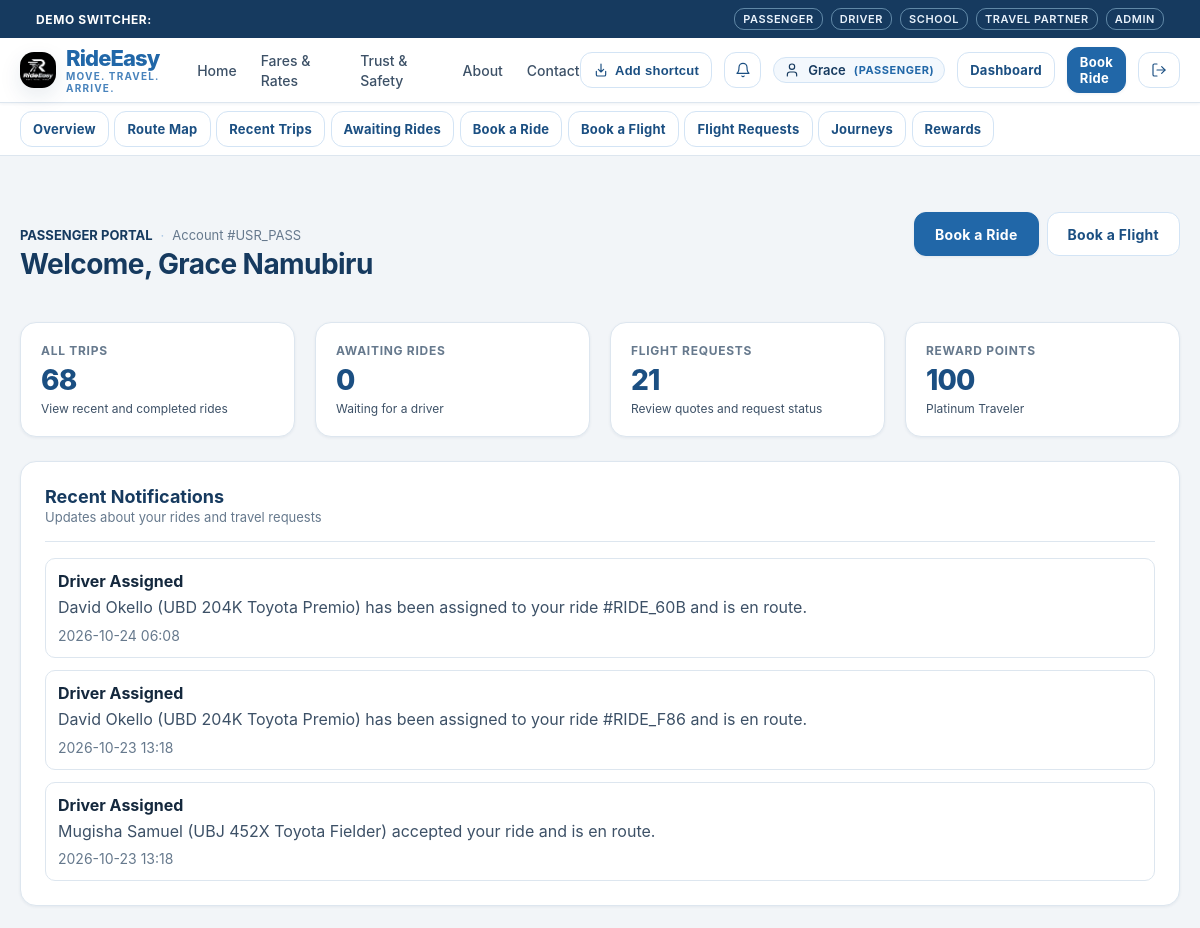
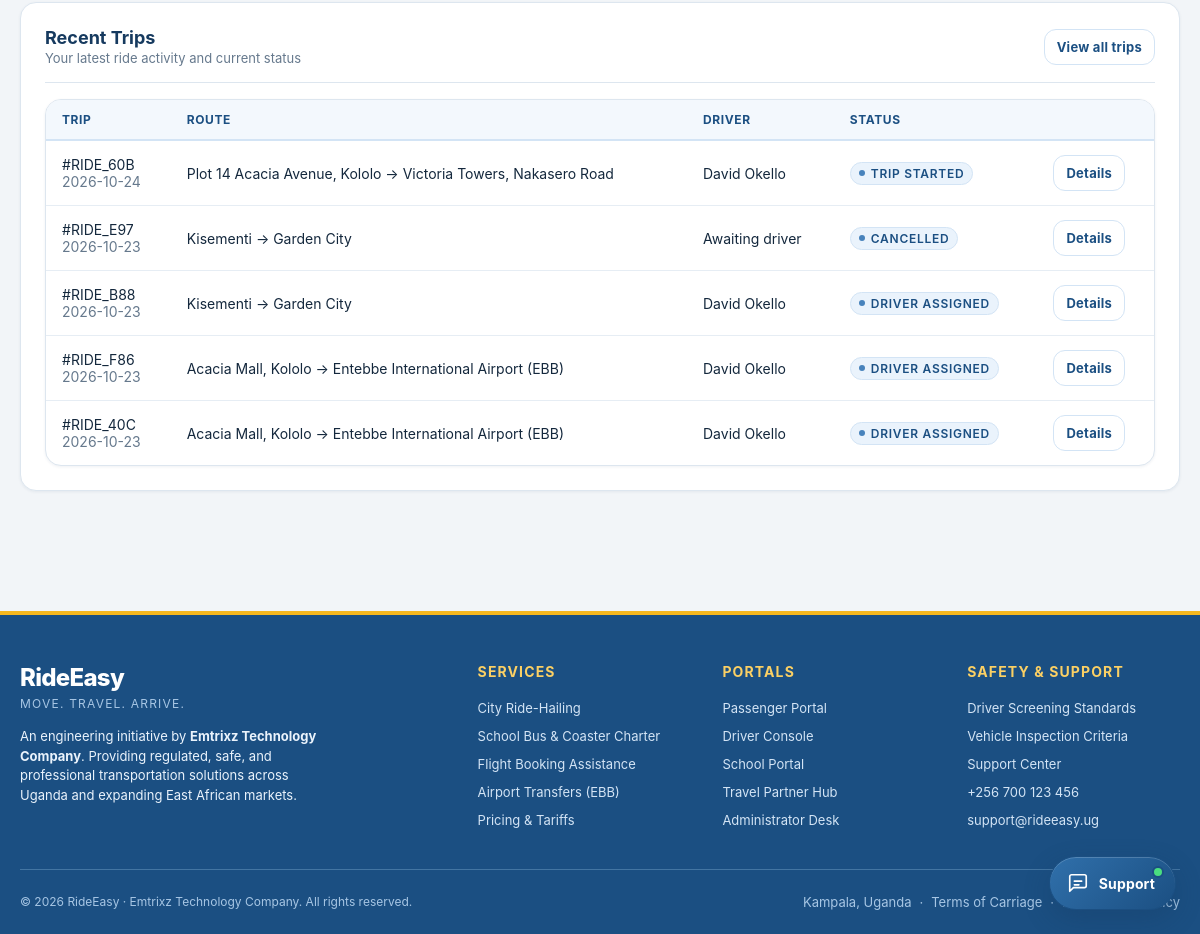
The page /passenger/dashboard (signed in) on the database as committed earlier (2 pictures, top to bottom).
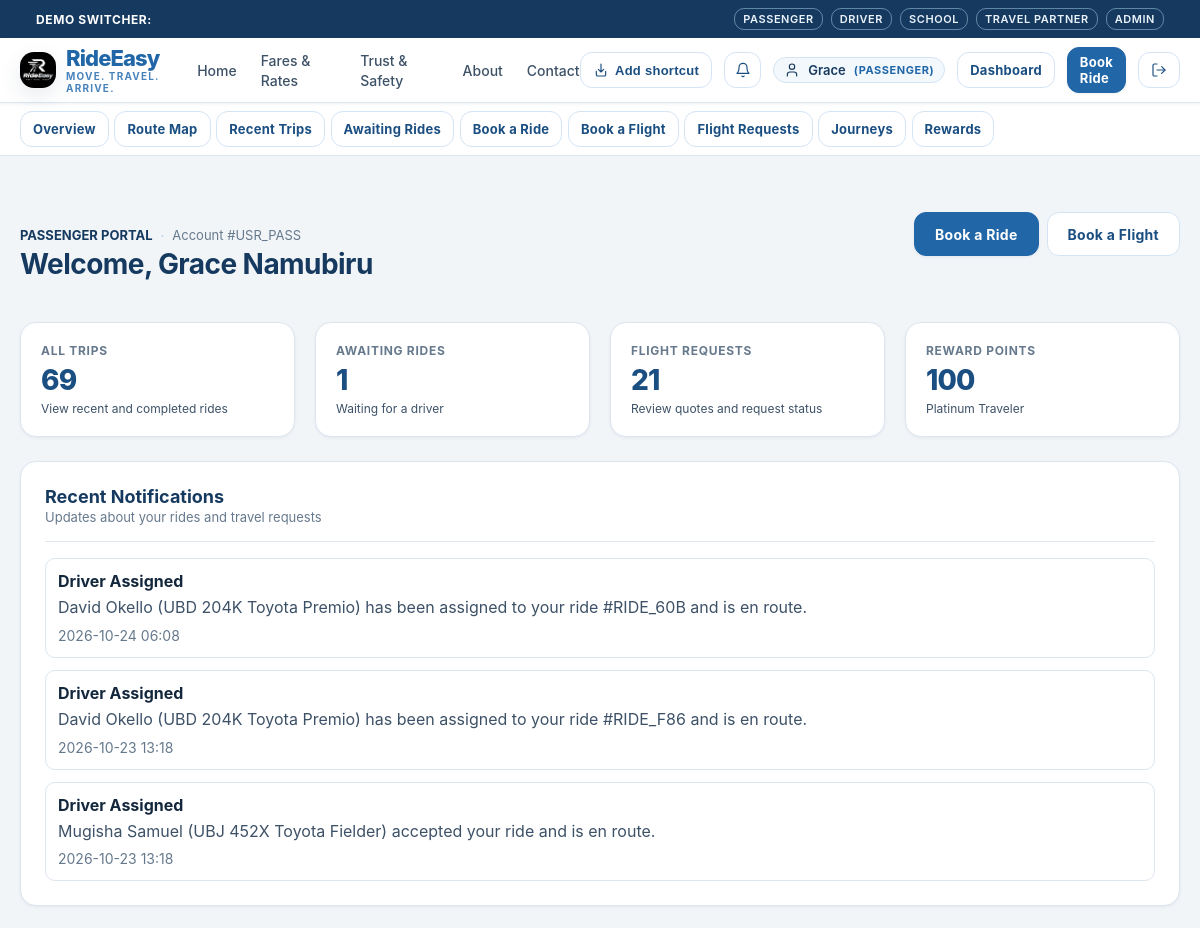
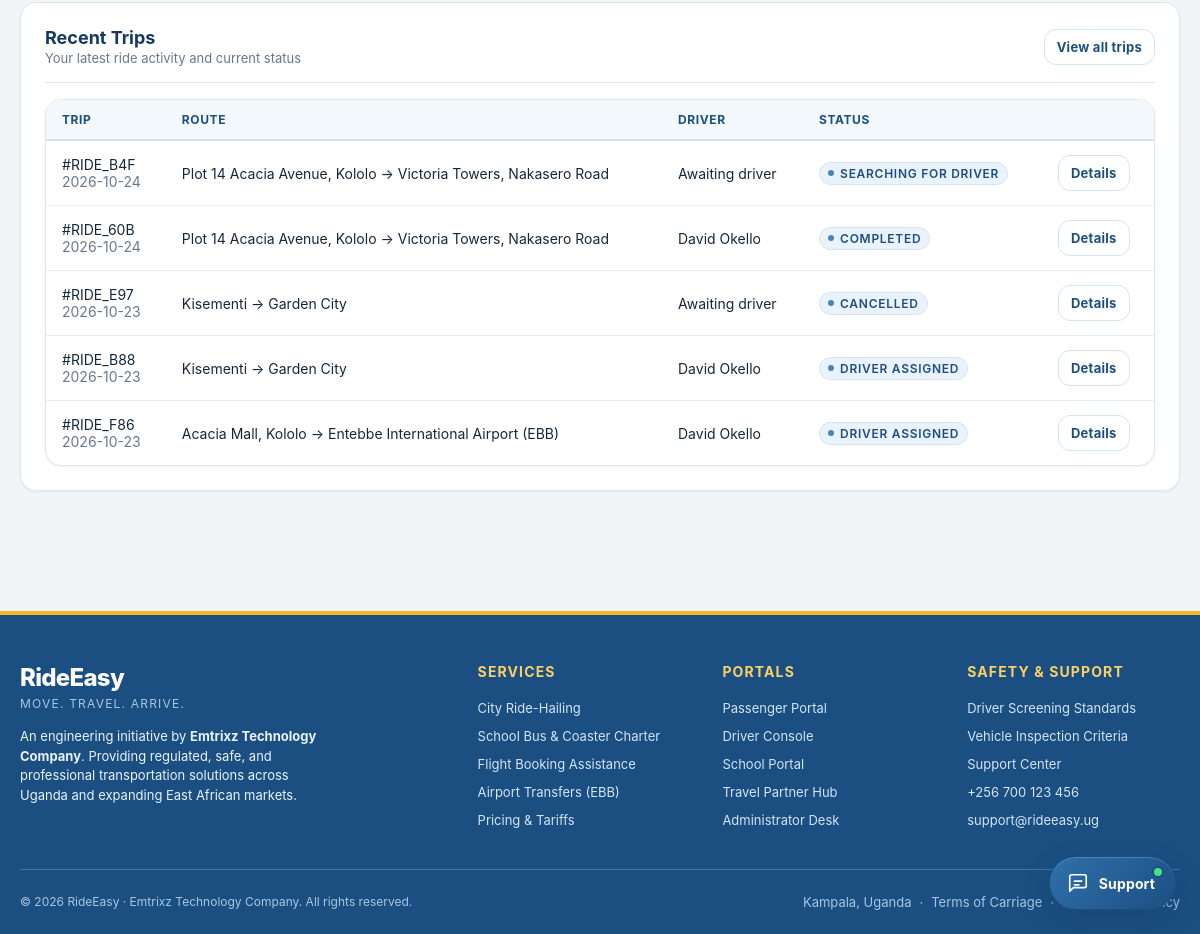
The same page on the database as committed later (2 pictures, top to bottom).
### tables this page shows
CREATE TABLE notifications (
    id TEXT PRIMARY KEY,
    user_id TEXT NOT NULL,
    title TEXT NOT NULL,
    message TEXT NOT NULL,
    type TEXT NOT NULL DEFAULT 'SYSTEM' CHECK(type IN ('DRIVER_ASSIGNED', 'RIDE_STATUS', 'CANCELLATION', 'REMINDER', 'SYSTEM')),
    is_read INTEGER NOT NULL DEFAULT 0,
    related_entity_id TEXT,
    created_at TIMESTAMP NOT NULL DEFAULT CURRENT_TIMESTAMP,
    FOREIGN KEY (user_id) REFERENCES users(id) ON DELETE CASCADE
);

CREATE TABLE rides (
    id TEXT PRIMARY KEY,
    passenger_id TEXT NOT NULL,
    driver_id TEXT,
    category TEXT NOT NULL CHECK(category IN ('BODA', 'ECONOMY', 'COMFORT', 'PREMIUM')),
    pickup_address TEXT NOT NULL,
    pickup_lat REAL NOT NULL,
    pickup_lng REAL NOT NULL,
    destination_address TEXT NOT NULL,
    destination_lat REAL NOT NULL,
    destination_lng REAL NOT NULL,
    estimated_distance_km REAL NOT NULL,
    estimated_fare_ugx INTEGER NOT NULL,
    final_fare_ugx INTEGER,
    payment_method TEXT NOT NULL DEFAULT 'CASH' CHECK(payment_method IN ('CASH', 'MTN_MOMO', 'AIRTEL_MONEY', 'CARD')),
    payment_status TEXT NOT NULL DEFAULT 'UNPAID' CHECK(payment_status IN ('UNPAID', 'PENDING', 'PAID')),
    status TEXT NOT NULL DEFAULT 'REQUESTED' CHECK(status IN (
        'REQUESTED',
        'SEARCHING_FOR_DRIVER',
        'DRIVER_ASSIGNED',
        'DRIVER_ARRIVING',
        'DRIVER_ARRIVED',
        'TRIP_STARTED',
        'TRIP_COMPLETED',
        'PAYMENT_PENDING',
        'COMPLETED',
        'CANCELLED'
    )),
    cancellation_reason TEXT,
    is_airport_ride INTEGER NOT NULL DEFAULT 0,
    related_journey_id TEXT,
    created_at TIMESTAMP NOT NULL DEFAULT CURRENT_TIMESTAMP,
    updated_at TIMESTAMP NOT NULL DEFAULT CURRENT_TIMESTAMP, cancelled_at TIMESTAMP, driver_response_status TEXT NOT NULL DEFAULT 'ACCEPTED' CHECK(driver_response_status IN ('PENDING', 'ACCEPTED', 'DECLINED')),
    FOREIGN KEY (passenger_id) REFERENCES users(id) ON DELETE CASCADE,
    FOREIGN KEY (driver_id) REFERENCES users(id),
    FOREIGN KEY (related_journey_id) REFERENCES confirmed_journeys(id)
);

CREATE TABLE users (
    id TEXT PRIMARY KEY,
    email TEXT UNIQUE NOT NULL,
    password_hash TEXT NOT NULL,
    role TEXT NOT NULL CHECK(role IN ('PASSENGER', 'DRIVER', 'SCHOOL', 'TRAVEL_COMPANY', 'ADMIN')),
    full_name TEXT NOT NULL,
    phone TEXT NOT NULL,
    is_active INTEGER NOT NULL DEFAULT 1,
    is_verified INTEGER NOT NULL DEFAULT 0,
    created_at TIMESTAMP NOT NULL DEFAULT CURRENT_TIMESTAMP,
    updated_at TIMESTAMP NOT NULL DEFAULT CURRENT_TIMESTAMP
, avatar_url TEXT DEFAULT '/static/images/default-avatar.svg');

### rideeasy/app/routes/passenger.py (the view)
@passenger_bp.route("/dashboard")
def dashboard():
    user = AuthService.get_current_user()
    db = get_db()
    overview_stats = {
        "rides": db.fetchone("SELECT COUNT(*) as count FROM rides WHERE passenger_id = ?", (user["id"],))["count"],
        "awaiting_rides": db.fetchone(
            "SELECT COUNT(*) as count FROM rides WHERE passenger_id = ? AND status IN ('REQUESTED', 'SEARCHING_FOR_DRIVER')",
            (user["id"],)
        )["count"],
        "flight_requests": db.fetchone("SELECT COUNT(*) as count FROM flight_requests WHERE passenger_id = ?", (user["id"],))["count"]
    }
    recent_rides = db.fetchall(
        """SELECT r.id, r.pickup_address, r.destination_address, r.status, r.created_at,
                  u.full_name as driver_name
        FROM rides r
        LEFT JOIN users u ON r.driver_id = u.id
        WHERE r.passenger_id = ?
        ORDER BY r.created_at DESC LIMIT 5""",
        (user["id"],)
    )
    notifications = NotificationService.get_user_notifications(user["id"], limit=10)
    rewards_summary = get_passenger_rewards_summary(user["id"], db)
    return render_template(
        "passenger/dashboard_overview.html",
        user=user,
        recent_rides=recent_rides,
        notifications=notifications,
        rewards_summary=rewards_summary,
        overview_stats=overview_stats
    )

### rideeasy/app/repositories/database.py (called while the page is built)
def get_db() -> Database:
    global _db_instance
    try:
        from flask import current_app, has_app_context
        if has_app_context():
            db_url = current_app.config.get("TURSO_DATABASE_URL", "")
            auth_token = current_app.config.get("TURSO_AUTH_TOKEN", "")
            local_path = current_app.config.get("LOCAL_DB_PATH", Config.LOCAL_DB_PATH)
            if (
                _db_instance is None
                or _db_instance.db_url != db_url
                or _db_instance.auth_token != auth_token
                or _db_instance.local_path != local_path
            ):
                _db_instance = Database(db_url, auth_token, local_path)
            return _db_instance
    except ImportError:
        pass
    if _db_instance is None:
        _db_instance = Database()
    return _db_instance

    def _get_sqlite_conn(self) -> sqlite3.Connection:
        conn = sqlite3.connect(self.local_path, timeout=10.0, check_same_thread=False)
        conn.row_factory = sqlite3.Row
        conn.execute("PRAGMA foreign_keys = ON;")
        return conn

### rideeasy/app/routes/passenger.py (called while the page is built)
@passenger_bp.before_request
@login_required
@role_required("PASSENGER", "ADMIN")
def before_request():
    pass

### rideeasy/app/templates/passenger/dashboard_overview.html (shortened to what the changed rows need)
{% extends "base.html" %}
{% block content %}
<div class="container section">
  <div style="display: flex; justify-content: space-between; align-items: baseline; flex-wrap: wrap; gap: 1rem; margin-bottom: 2rem;">
    <div>
      <h2>Welcome, {{ user.full_name }}</h2>
    </div>
  </div>
  <div class="stats-grid" style="margin-bottom: 1.5rem;">
    <a href="/passenger/rides" class="stat-card" style="text-decoration: none; color: inherit;">
      <div class="stat-label">All Trips</div>
      <div class="stat-value">{{ overview_stats.rides }}</div>
      <div class="stat-subtext">View recent and completed rides</div>
    </a>
    <a href="/passenger/rides?status=awaiting" class="stat-card" style="text-decoration: none; color: inherit;">
      <div class="stat-label">Awaiting Rides</div>
      <div class="stat-value">{{ overview_stats.awaiting_rides }}</div>
      <div class="stat-subtext">Waiting for a driver</div>
    </a>
  </div>
  {% if notifications %}
    <div class="card" style="margin-bottom: 1.5rem;">
      <div style="display: flex; flex-direction: column; gap: 0.75rem;">
        {% for notification in notifications[:3] %}
          <div style="padding: 0.75rem; border: 1px solid var(--color-light-grey); border-radius: var(--radius-sm);">
            <strong>{{ notification.title }}</strong>
            <p style="margin: 0.25rem 0;">{{ notification.message }}</p>
            <span class="text-subtle">{{ notification.created_at[:16] }}</span>
          </div>
        {% endfor %}
      </div>
    </div>
  {% endif %}
  <div class="card">
    {% if recent_rides %}
      <div class="table-responsive">
        <table class="table">
          <thead><tr><th>Trip</th><th>Route</th><th>Driver</th><th>Status</th><th></th></tr></thead>
          <tbody>
            {% for ride in recent_rides[:5] %}
              <tr>
                <td>#{{ ride.id[:8].upper() }}<div class="text-subtle">{{ ride.created_at[:10] }}</div></td>
                <td>{{ ride.pickup_address }} → {{ ride.destination_address }}</td>
                <td>{{ ride.driver_name or 'Awaiting driver' }}</td>
                <td><span class="status-indicator"><span class="status-dot"></span>{{ ride.status.replace('_', ' ') }}</span></td>
                <td><a href="/passenger/rides/{{ ride.id }}" class="btn btn-secondary btn-sm">Details</a></td>
              </tr>
            {% endfor %}
          </tbody>
        </table>
      </div>
    {% else %}
      <div style="text-align: center; padding: 2rem 1rem;">
        <p style="margin-bottom: 1rem;">No rides yet. Book your first ride whenever you are ready.</p>
        <a href="/passenger/book-ride" class="btn btn-primary">Book your first ride</a>
      </div>
    {% endif %}
  </div>
</div>
{% endblock %}

Rows that differ between the two databases and show on the page:
no longer on this page (row unchanged): rides: id "RIDE_40C", created_at "2026-10-23", pickup_address "Acacia Mall, Kololo", destination_address "Entebbe International Airport (EBB)", full_name "David Okello", status.replace "DRIVER ASSIGNED"
added rides: id "RIDE_B4F", created_at "2026-10-24", pickup_address "Plot 14 Acacia Avenue, Kololo", destination_address "Victoria Towers, Nakasero Road", driver_name "Awaiting driver", status.replace "SEARCHING FOR DRIVER"
changed rides: status.replace "TRIP STARTED" → "COMPLETED"
Other text that changed with them:
{{ overview_stats.rides }}: "68" → "69"
{{ overview_stats.awaiting_rides }}: "0" → "1"
